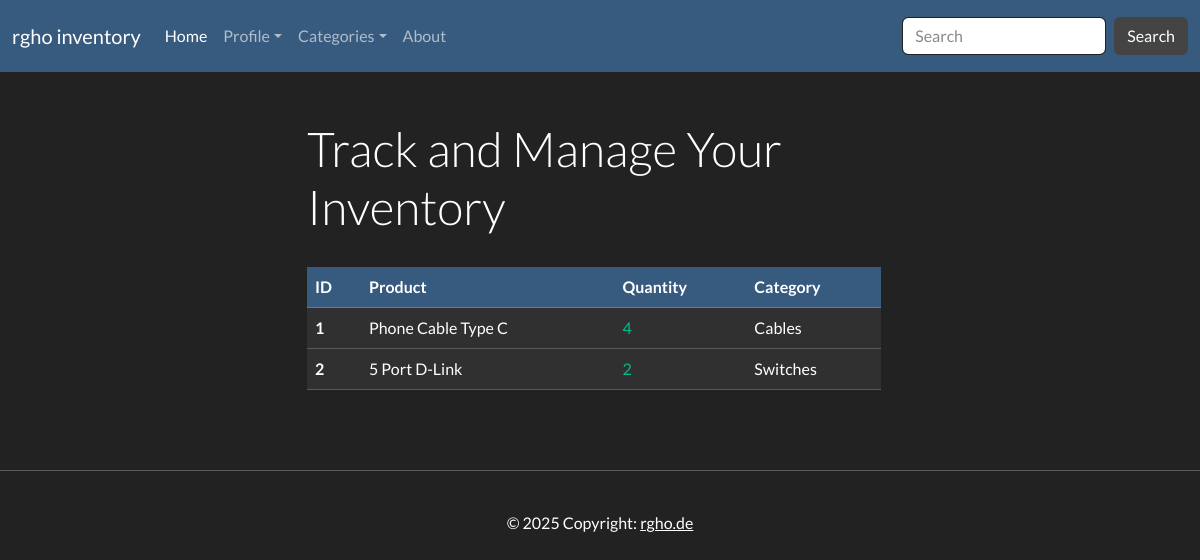
The page /search/ on the database as committed earlier.
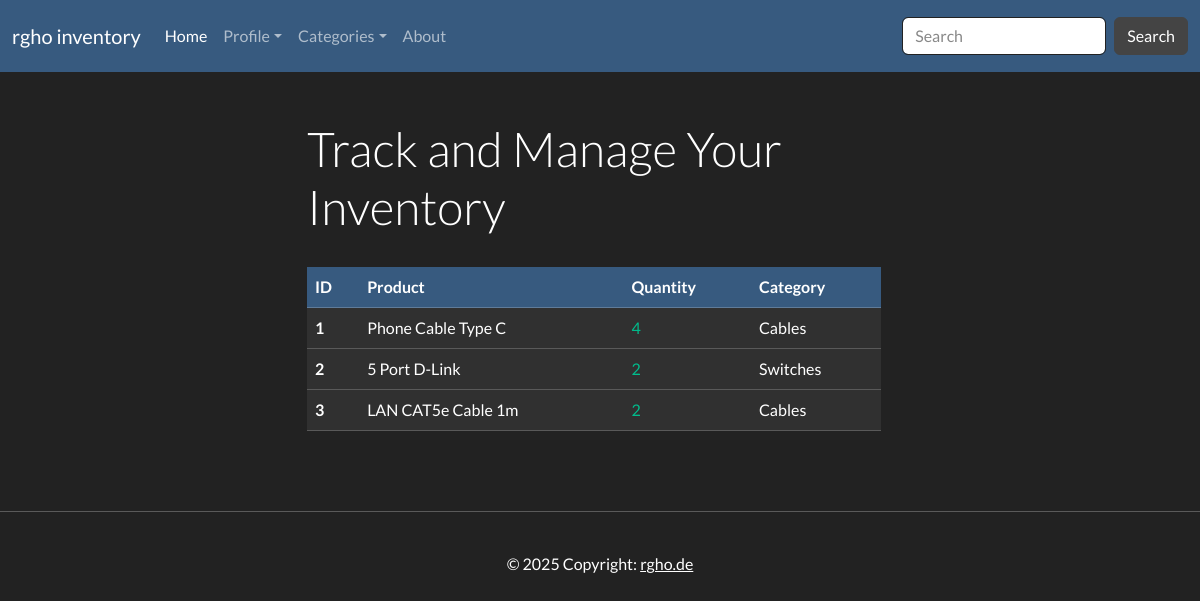
The same page on the database as committed later.
### inventory/models.py (models this page shows, shortened)
class InventoryItem(models.Model):
	product = models.CharField(max_length=200)
	quantity = models.IntegerField()
	category = models.ForeignKey('Category', on_delete=models.SET_NULL, blank=True, null=True)
	date_created = models.DateTimeField(auto_now_add=True)
	user = models.ForeignKey(User, on_delete=models.CASCADE)

class Category(models.Model):
	name = models.CharField(max_length=200)
	class Meta:
		verbose_name_plural = 'categories'

### inventory/views.py (the view)
# urls.py: path('search/', SearchInventory.as_view(), name='search_inventory'),
class SearchInventory(View):
    def get(self, request):
        search_query = request.GET.get('search', '')
        items = InventoryItem.objects.all()
        if search_query:
            items = items.filter(
                Q(product__icontains=search_query) | Q(category__name__icontains=search_query)
            )
        if request.user.is_authenticated:
            items = items.filter(user=request.user)
        items = items.order_by('id')
        return render(request, 'inventory/index.html', {
            'items': items,
            'search_query': search_query
        })

### inventory/context_processors.py (called while the page is built)
def categories(request):
    return {
        'categories': Category.objects.all()
    }

### inventory/templates/inventory/index.html (shortened to what this page needs)
{% extends 'inventory/base.html' %}
{% block content %}
    <div class="row" style="margin-right: 0;">
        <div class="col-sm-12 col-md-6 mx-auto mt-5 px-3">
            <h1 class="fw-light">Track and Manage Your Inventory</h1>
            <br>
            <table class="table table-hover">
                <thead class="table-primary">
                    <tr>
                        <th scope="col">ID</th>
                        <th scope="col">Product</th>
                        <th scope="col">Quantity</th>
                        <th scope="col">Category</th>
                    </tr>
                </thead>
                <tbody>
                    {% if items|length == 0 %}
                    <tr class="table-dark">
                        <th scope="row">-</th>
                        <td>-</td>
                        <td>-</td>
                        <td>-</td>
                    </tr>
                    {% else %}
                    {% for item in items %}
                    <tr class="table-dark">
                        <th scope="row">{{ item.id }}</th>
                        <td>{{ item.product }}</td>
						{% if item.id in low_inventory_ids %}
							<td class="text-danger">{{ item.quantity }}</td>
						{% else %}
							<td class="text-success">{{ item.quantity }}</td>
						{% endif %}
						<td>{{ item.category.name }}</td>
                    </tr>
                    {% endfor %}
                    {% endif %}
                </tbody>
            </table>
        </div>
    </div>
{% endblock content %}

Rows that differ between the two databases and show on the page:
added InventoryItem: id "3", product "LAN CAT5e Cable 1m", quantity "2", category.name "Cables"
